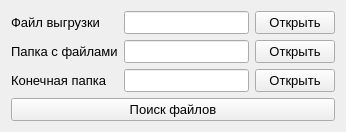
      <widget class="QWidget" name="tab_finding_files">
       <property name="font">
        <font>
         <pointsize>10</pointsize>
        </font>
       </property>
       <attribute name="title">
        <string>Поиск файлов</string>
       </attribute>
       <attribute name="toolTip">
        <string>Поиск документов по файлу выгрузки</string>
       </attribute>
       <layout class="QGridLayout" name="gridLayout_23">
        <item row="1" column="0">
         <widget class="QLabel" name="label_start_folder_find">
          <property name="text">
           <string>Папка с файлами</string>
          </property>
         </widget>
        </item>
        <item row="1" column="1">
         <widget class="QLineEdit" name="lineEdit_path_folder_start_find">
          <property name="toolTip">
           <string>&lt;html&gt;&lt;head/&gt;&lt;body&gt;&lt;p&gt;Папка с исходными документами&lt;/p&gt;&lt;/body&gt;&lt;/html&gt;</string>
          </property>
         </widget>
        </item>
        <item row="2" column="0">
         <widget class="QLabel" name="label_finish_folder_find">
          <property name="text">
           <string>Конечная папка</string>
          </property>
         </widget>
        </item>
        <item row="2" column="1">
         <widget class="QLineEdit" name="lineEdit_path_folder_finish_find">
          <property name="toolTip">
           <string>&lt;html&gt;&lt;head/&gt;&lt;body&gt;&lt;p&gt;Папка для найденых и переименованных файлов&lt;/p&gt;&lt;/body&gt;&lt;/html&gt;</string>
          </property>
         </widget>
        </item>
        <item row="0" column="2">
         <widget class="QPushButton" name="pushButton_open_file_unloading_find">
          <property name="toolTip">
           <string>&lt;html&gt;&lt;head/&gt;&lt;body&gt;&lt;p&gt;Выбрать файл выгрузки&lt;/p&gt;&lt;/body&gt;&lt;/html&gt;</string>
          </property>
          <property name="text">
           <string>Открыть</string>
          </property>
         </widget>
        </item>
        <item row="1" column="2">
         <widget class="QPushButton" name="pushButton_open_folder_start_find">
          <property name="toolTip">
           <string>&lt;html&gt;&lt;head/&gt;&lt;body&gt;&lt;p&gt;Выбарть директорию с файлами&lt;/p&gt;&lt;/body&gt;&lt;/html&gt;</string>
          </property>
          <property name="text">
           <string>Открыть</string>
          </property>
         </widget>
        </item>
        <item row="0" column="1">
         <widget class="QLineEdit" name="lineEdit_path_file_unloading_find">
          <property name="toolTip">
           <string>&lt;html&gt;&lt;head/&gt;&lt;body&gt;&lt;p&gt;Файл выгрузки формата «.xlsx» или «.txt»&lt;/p&gt;&lt;/body&gt;&lt;/html&gt;</string>
          </property>
         </widget>
        </item>
        <item row="2" column="2">
         <widget class="QPushButton" name="pushButton_open_folder_finish_find">
          <property name="toolTip">
           <string>&lt;html&gt;&lt;head/&gt;&lt;body&gt;&lt;p&gt;Выбрать директорию для генерации&lt;/p&gt;&lt;/body&gt;&lt;/html&gt;</string>
          </property>
          <property name="text">
           <string>Открыть</string>
          </property>
         </widget>
        </item>
        <item row="0" column="0">
         <widget class="QLabel" name="label_unloading_file_find">
          <property name="text">
           <string>Файл выгрузки</string>
          </property>
         </widget>
        </item>
        <item row="3" column="0" colspan="3">
         <widget class="QPushButton" name="pushButton_start_find">
          <property name="toolTip">
           <string>&lt;html&gt;&lt;head/&gt;&lt;body&gt;&lt;p&gt;Начать поиск и переименование файлов&lt;/p&gt;&lt;/body&gt;&lt;/html&gt;</string>
          </property>
          <property name="text">
           <string>Поиск файлов</string>
          </property>
         </widget>
        </item>
       </layout>
      </widget>
